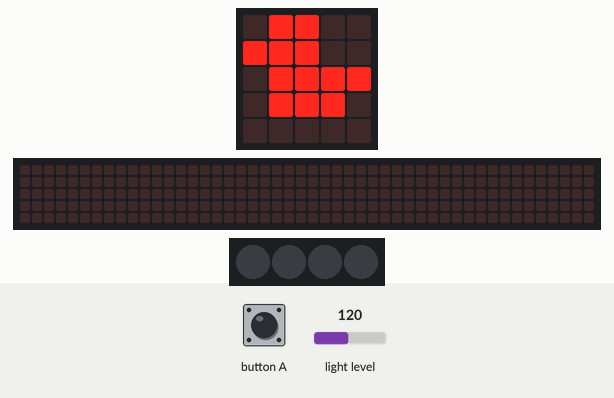
This program was run on a simulated BBC micro:bit (MakeCode). Shown: the board's 5×5 LED display, a strip that is not on the board, showing the scrolling text unrolled, 4 RGB LEDs in strip order, left to right. The inputs (shaded band) are chosen by the test bench; at power-on: light level 120. Dim RGB values are drawn brighter than linear; the 48×5 strip is a reading aid, not a part: it shows the text the display is scrolling, unrolled, one strip-width of it at a time.

Above: at 1.8 s.
1.9 s: button A pressed for 0.15 s
At 2.5 s:
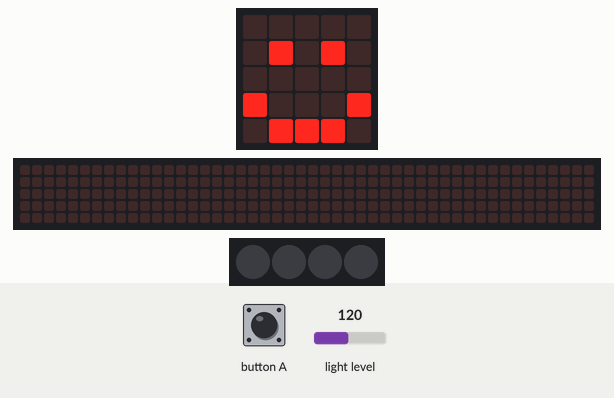
At 3.02 s:
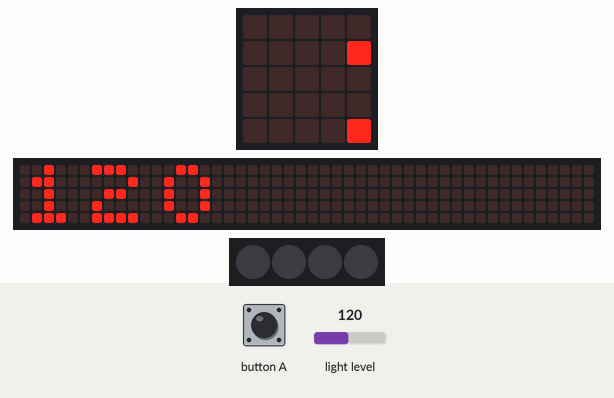
4.7 s: button A pressed for 0.15 s
5.4 s: light level set to 5
8.4 s: light level set to 64
At 10.32 s:
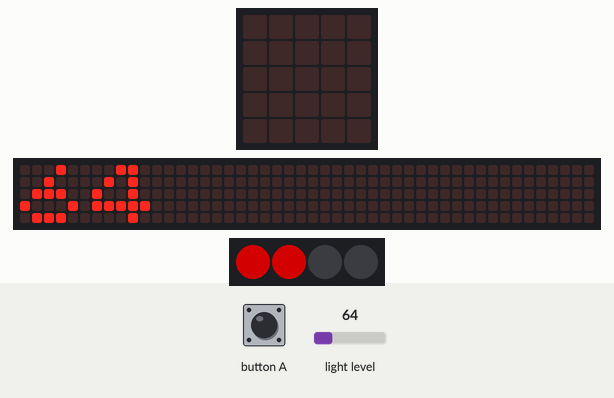
Timing chart, 0 to 11.8 s (numbered marks = the images above; inputs shaded):
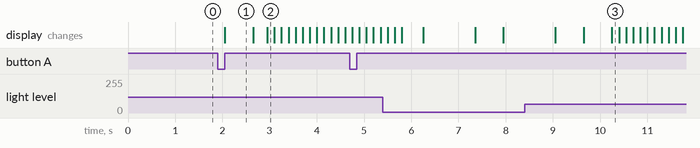

Measured:
- after the input at 1.9 s, the display: changes after 0.15 s (image 1)
- after the input at 8.4 s, the display: first differs from a run without the input after 1.9 s (image 3)
- what the display in image 1 shows lasts 0.6 s, from 2.1 s to 2.7 s

The program:

main.ts
```typescript
// (licence header left out)
// variables
let lightLevelOfMicrobit: number = 0
let neopixelStrip: neopixel.Strip = null

// setup
basic.clearScreen()
lightLevelOfMicrobit = input.lightLevel()
neopixelStrip = neopixel.create(DigitalPin.P16, 4, NeoPixelMode.RGB)
neopixelStrip.setPixelColor(0, neopixel.colors(NeoPixelColors.Black))
neopixelStrip.setPixelColor(1, neopixel.colors(NeoPixelColors.Black))
neopixelStrip.setPixelColor(2, neopixel.colors(NeoPixelColors.Black))
neopixelStrip.setPixelColor(3, neopixel.colors(NeoPixelColors.Black))
neopixelStrip.show()
basic.showIcon(IconNames.Duck)

input.onButtonPressed(Button.A, function () {
    // get light level
    lightLevelOfMicrobit = input.lightLevel()
    basic.showIcon(IconNames.Happy)
    basic.clearScreen()
    basic.showString("" + lightLevelOfMicrobit.toString())

    // checks lightLevel and turns on neopixels
    if (lightLevelOfMicrobit <= 51) {
        neopixelStrip = neopixel.create(DigitalPin.P16, 4, NeoPixelMode.RGB)
        neopixelStrip.setPixelColor(0, neopixel.colors(NeoPixelColors.Black))
        neopixelStrip.show()
        basic.showIcon(IconNames.Yes)
        pause(500)
        basic.showIcon(IconNames.Duck)
    }

    if (lightLevelOfMicrobit > 52) {
        // turns on one neopixel
        neopixelStrip = neopixel.create(DigitalPin.P16, 4, NeoPixelMode.RGB)
        neopixelStrip.setPixelColor(0, neopixel.colors(NeoPixelColors.Red))
        neopixelStrip.show()
        basic.showIcon(IconNames.Yes)
        pause(500)
        basic.showIcon(IconNames.Duck)
    }

    if (lightLevelOfMicrobit > 104) {
        // turns on two neopixels
        neopixelStrip = neopixel.create(DigitalPin.P16, 4, NeoPixelMode.RGB)
        neopixelStrip.setPixelColor(0, neopixel.colors(NeoPixelColors.Red))
        neopixelStrip.setPixelColor(1, neopixel.colors(NeoPixelColors.Red))
        neopixelStrip.show()
        basic.showIcon(IconNames.Yes)
        pause(500)
        basic.showIcon(IconNames.Duck)
    }

    if (lightLevelOfMicrobit > 156) {
        // turns on three neopixels
        neopixelStrip = neopixel.create(DigitalPin.P16, 4, NeoPixelMode.RGB)
        neopixelStrip.setPixelColor(0, neopixel.colors(NeoPixelColors.Red))
        neopixelStrip.setPixelColor(1, neopixel.colors(NeoPixelColors.Red))
        neopixelStrip.setPixelColor(2, neopixel.colors(NeoPixelColors.Red))
        neopixelStrip.show()
        basic.showIcon(IconNames.Yes)
        pause(500)
        basic.showIcon(IconNames.Duck)
    }

    if (lightLevelOfMicrobit > 208) {
        // turns on four neopixels
        neopixelStrip = neopixel.create(DigitalPin.P16, 4, NeoPixelMode.RGB)
        neopixelStrip.setPixelColor(0, neopixel.colors(NeoPixelColors.Red))
        neopixelStrip.setPixelColor(1, neopixel.colors(NeoPixelColors.Red))
        neopixelStrip.setPixelColor(2, neopixel.colors(NeoPixelColors.Red))
        neopixelStrip.setPixelColor(3, neopixel.colors(NeoPixelColors.Red))
        neopixelStrip.show()
        basic.showIcon(IconNames.Yes)
        pause(500)
        basic.showIcon(IconNames.Duck)
    }

})
```
